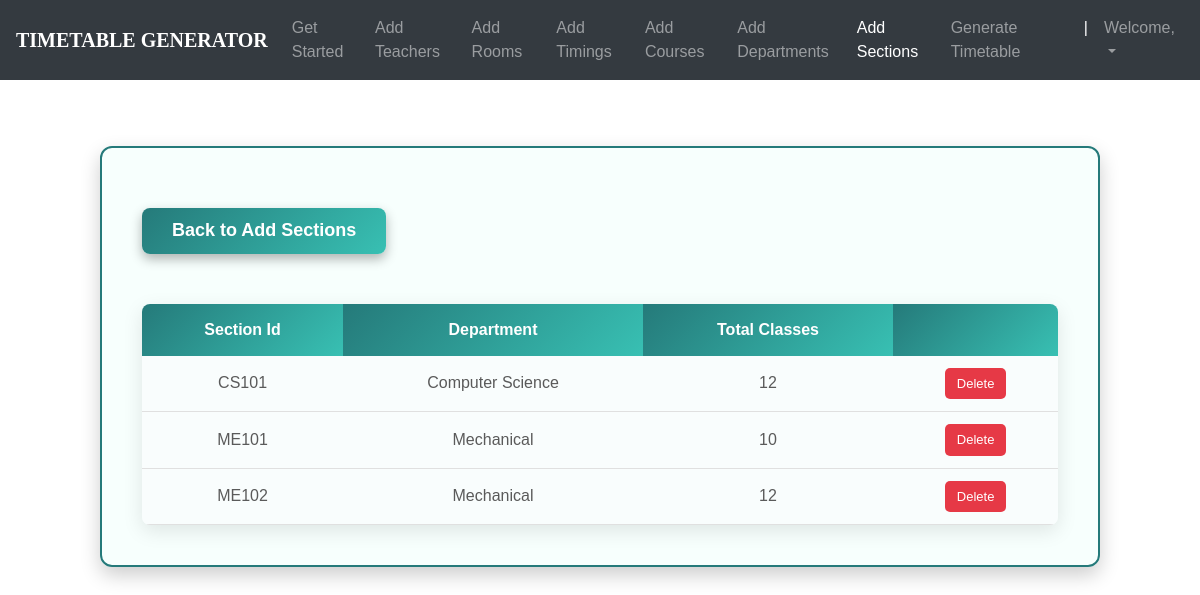
Before: /sections_list/ (signed in) with the older database file.
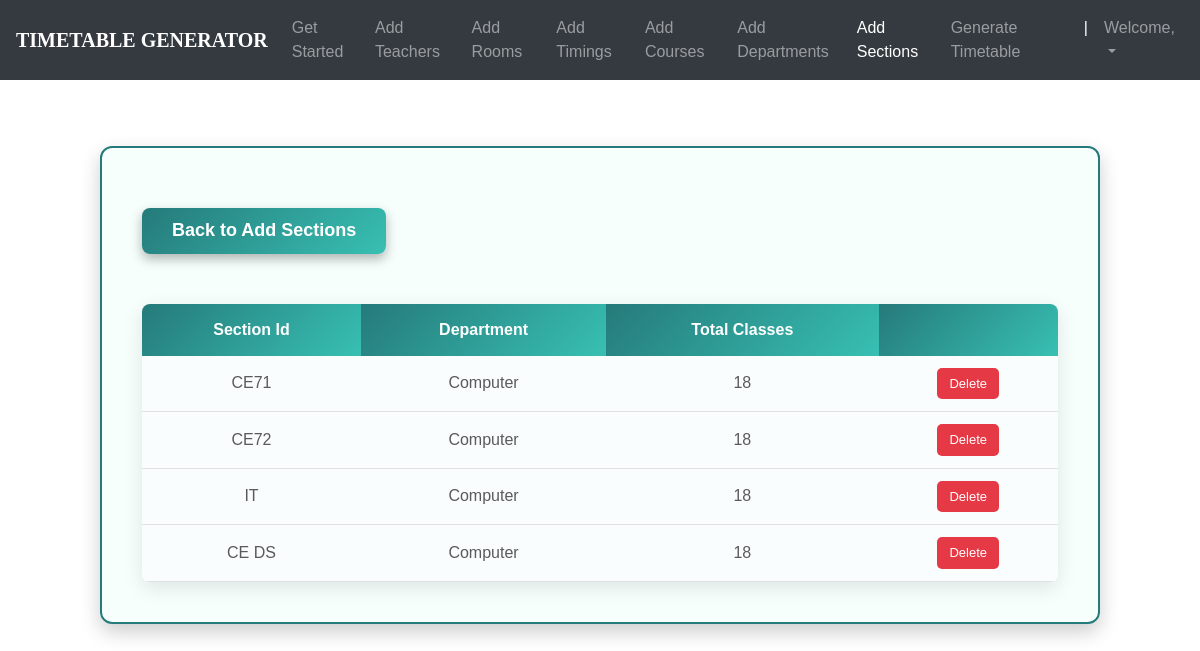
After: the same page with the newer database file.
### ttgen/models.py (models this page shows, shortened)
class Section(models.Model):
    section_id = models.CharField(max_length=25, primary_key=True)
    department = models.ForeignKey(Department, on_delete=models.CASCADE)
    num_class_in_week = models.IntegerField(default=0)
    course = models.ForeignKey(Course, on_delete=models.CASCADE, blank=True, null=True)
    meeting_time = models.ForeignKey(MeetingTime, on_delete=models.CASCADE, blank=True, null=True)
    room = models.ForeignKey(Room, on_delete=models.CASCADE, blank=True, null=True)
    instructor = models.ForeignKey(Instructor, on_delete=models.CASCADE, blank=True, null=True)

class Department(models.Model):
    dept_name = models.CharField(max_length=50)
    courses = models.ManyToManyField(Course)
    def __str__(self):
        return self.dept_name

### ttgen/views.py (the view)
# urls.py: path('sections_list/', views.section_list, name='editsection'),
@login_required
def section_list(request):
    return render(request, 'seclist.html', {
        'sections': Section.objects.all()
    })

### templates/seclist.html (shortened to what this page needs)
<!DOCTYPE html>
<html lang="en">
<head>
	<link rel="stylesheet" href="https://maxcdn.bootstrapcdn.com/bootstrap/4.0.0/css/bootstrap.min.css">
    <link rel="stylesheet" type="text/css" href="static/css/index.css">
</head>
<body>
        <header>
			<nav class="navbar navbar-expand-md navbar-dark fixed-top bg-dark">
                <a class="navbar-brand" href="#"><b>TIMETABLE GENERATOR</b></a>
                <div class="collapse navbar-collapse" id="navbarCollapse">
                    <ul class="navbar-nav ml-auto">
                    <li class="nav-item">
                        <a class="nav-link" href="{% url 'admindash' %}">Get Started</a>
                    </li>
                    <li class="nav-item">
                        <a class="nav-link" href="{% url 'addInstructors' %}">Add Teachers</a>
                    </li>
                    <li class="nav-item">
                        <a class="nav-link" href="{% url 'addRooms' %}">Add Rooms</a>
                    </li>
                    <li class="nav-item">
		                <a class="nav-link" href="{% url 'addTimings' %}">Add Timings</a>
		            </li>
                    <li class="nav-item">
                        <a class="nav-link" href="{% url 'addCourses' %}">Add Courses</a>
                    </li>
                    <li class="nav-item">
			            <a class="nav-link" href="{% url 'addDepts' %}">Add Departments</a>
		            </li>
                    <li class="nav-item active">
			            <a class="nav-link" href="{% url 'addSections' %}">Add Sections</a>
		            </li>
                    <li class="nav-item">
			            <a class="nav-link" href="{% url 'generate' %}">Generate Timetable</a>
		            </li>
                    <li class="nav-item active">
			            <a class="nav-link">|</a>
		            </li>
                    <li class="nav-item dropdown">
		                <a class="nav-link dropdown-toggle" href="#" id="dropdown03" data-toggle="dropdown" aria-haspopup="true" aria-expanded="false">Welcome, {{ user.first_name }}</a>
		            </li>
                    </ul>
                </div>
            </nav>
        </header>
        <br><br>
    {% block content %}
{% load static %}
<fieldset class="fieldset">
    <a href="{% url 'addSections'%}"><h1 class="tablink" onclick="openPage('new')" id="defaultOpen">Back to Add Sections</h1></a>
    <div class="tabcontent" id="edit">
        <table class="table1">
            <thead>
            <tr class="table-headers">
            <th>Section Id</th>
            <th>Department</th>
            <th>Total Classes</th>
            <th  class="empty"></th>
            </tr>
            </thead>
            <tbody>
            {% for sec in sections %}
            <tr>
             <td>{{sec.section_id}}</td>
             <td>{{sec.department}}</td>
             <td>{{sec.num_class_in_week }}</td>
             <td class="empty">
                <form action="{% url 'deletesection' sec.section_id %}" method="post">
                        <input type="submit" value="Delete" class="cross">
                </form>
             </td>
             </tr>
            {% endfor %}
            </tbody>
        </table>
    </div>
</fieldset>
{% endblock %}

Changed rows visible on the page:
removed Section: section_id "CS101", department "Computer Science", num_class_in_week "12"
removed Section: section_id "ME101", department "Mechanical", num_class_in_week "10"
removed Section: section_id "ME102", department "Mechanical", num_class_in_week "12"
added Section: section_id "CE71", department "Computer", num_class_in_week "18"
added Section: section_id "CE72", department "Computer", num_class_in_week "18"
added Section: section_id "IT", department "Computer", num_class_in_week "18"
added Section: section_id "CE DS", department "Computer", num_class_in_week "18"
